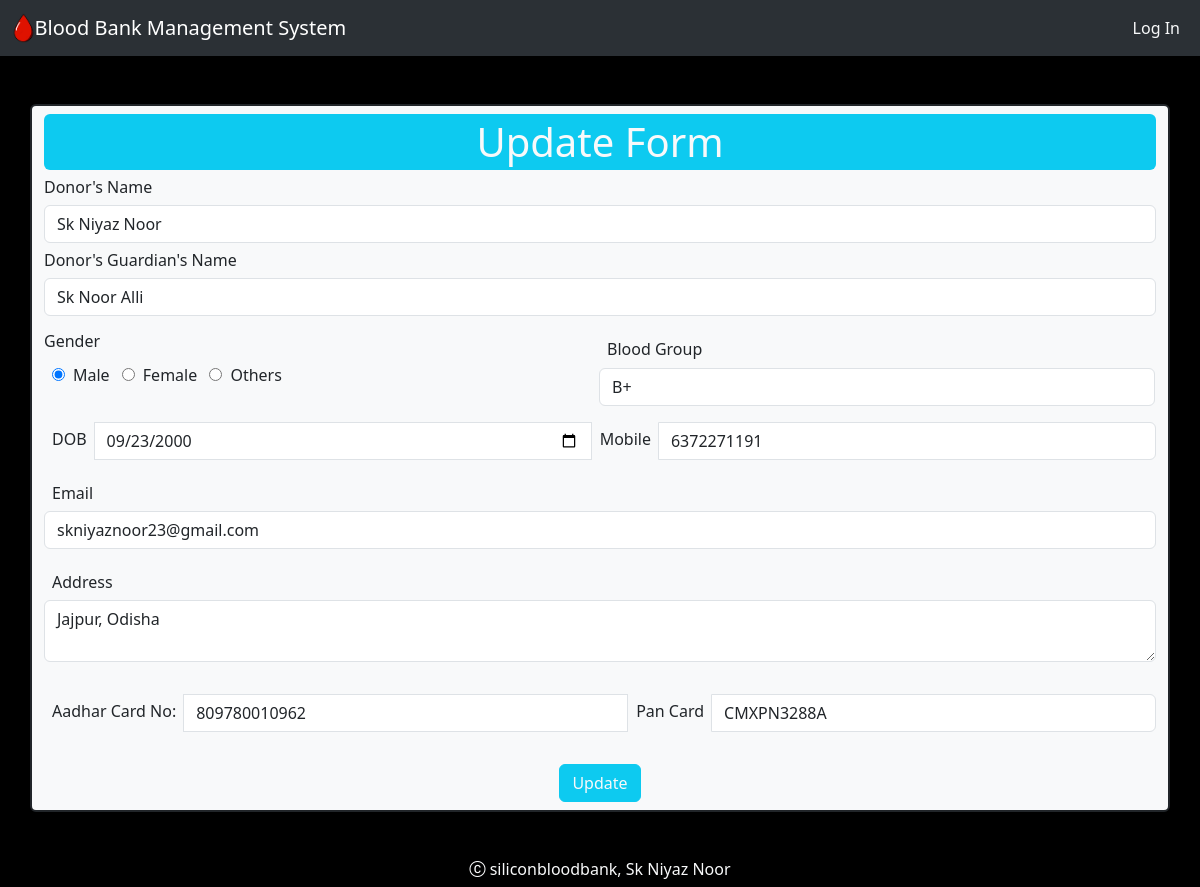
The page /DonorUpdate.php?id=16 on the database its author committed.
### tables this page shows
CREATE TABLE `bloodbankinformation` (
  `did` int(11) NOT NULL,
  `dname` varchar(255) NOT NULL,
  `dgname` varchar(255) NOT NULL,
  `gender` varchar(20) NOT NULL,
  `bloodgrp` varchar(20) NOT NULL,
  `dob` date NOT NULL,
  `mobile` bigint(20) NOT NULL,
  `email` varchar(50) NOT NULL,
  `address` varchar(255) NOT NULL,
  `aadhar` bigint(20) NOT NULL,
  `pan` varchar(20) NOT NULL
);

### DonorUpdate.php (the view, shortened to what this page needs)
<!DOCTYPE html>
<html lang="en">
  <head>
    <link
      href="https://cdn.jsdelivr.net/npm/bootstrap@5.3.2/dist/css/bootstrap.min.css"
      rel="stylesheet"
    />
    <link href="bootstrap.min.css" rel="stylesheet" />
    <link
      rel="stylesheet"
      href="https://cdn.jsdelivr.net/npm/bootstrap-icons@1.11.1/font/bootstrap-icons.css"
    />
  </head>
  <body>
    <?php
    include_once "Navbar.php";
    ?>
    <?php
        require_once "DataBaseConnect.php";
        $did=$_GET['id'];
        $qry = "SELECT * FROM bloodbankinformation WHERE did=$did";
        $res=$conn->query($qry);
        $bdt=$res->fetch_assoc();
    ?>
    <form
      class="container border border-2 border-dark mt-5 rounded-2 bg-body-tertiary"
      action="DonorUpdateData.php?id=<?php echo $bdt['did']; ?>"
      method="post"
    >
      <div class="bg-info rounded-2">
        <h1 class="text-center mt-2 text-light p-1">Update Form</h1>
      </div>
      <div>
        <h6>Donor's Name</h6>
        <input
          type="text"
          name="dname"
          placeholder="Enter Your Name"
          class="form-control"
          value="<?php echo $bdt['dname'] ?>"
        />
        <h6 class="mt-2">Donor's Guardian's Name</h6>
        <input
          type="text"
          name="dgname"
          placeholder="Enter Your Guardian's Name"
          class="form-control"
          value="<?php echo $bdt['dgname'] ?>"
        />
      </div>
      <div class="input-group pb-3 pt-3">
        <div class="w-50">
          <h6>Gender</h6>
          <input class="m-2" type="radio" name="gender" value="Male" <?php $bdt['gender']=="Male"? print "checked":"" ;?>/>Male
          <input class="m-2" type="radio" name="gender" value="Female" <?php $bdt['gender'] == "Female" ? print "checked" : "" ?>/>Female
          <input class="m-2" type="radio" name="gender" value="Others" <?php $bdt['gender'] == "Others" ? print "checked" : "" ?>/>Others
        </div>
        <div class="w-50">
        <h6 class="m-2">Blood Group</h6>
          <select class="form-control" name="bloodgrp">
            <option value="B+" <?php $bdt['bloodgrp'] === "B+"? print "selected" : ""; ?>>B+</option>
          </select>
        </div>
      </div>
      <div class="input-group pb-3">
        <h6 class="m-2">DOB</h6>
        <input class="form-control" type="date" name="dob" value="<?php echo $bdt['dob'] ?>"/>
        <h6 class="m-2">Mobile</h6>
        <input class="form-control" type="number" name="mobile" value="<?php echo $bdt['mobile'] ?>"/>
      </div>
      <div class="pb-3">
        <h6 class="m-2">Email</h6>
        <input
          name="email"
          class="form-control"
          type="email"
          placeholder="Enter Your Email"
          value="<?php echo $bdt['email'] ?>"
        />
      </div>
      <div class="pb-3">
        <h6 class="m-2">Address</h6>
        <textarea name="address" class="form-control" ><?php echo $bdt['address'] ?></textarea>
      </div>
      <div class="input-group pb-3 pt-3">
      <h6 class="m-2">Aadhar Card No:</h6>
        <input class="form-control" type="number" name="aadhar" value="<?php echo $bdt['aadhar'] ?>"/>
        <h6 class="m-2">Pan Card</h6>
        <input class="form-control" type="text" name="pancard" value="<?php echo $bdt['pan'] ?>"/>
      </div>
      <div class="container text-center mt-3 mb-2">
        <input type="submit" name="updatedetails" class="btn btn-info text-light" value="Update" />
      </div>
    </form>
    <?php
    include_once "Footer.php";
    ?>
  </body>
</html>

### rows shown on the page
bloodbankinformation: dname "Sk Niyaz Noor", dgname "Sk Noor Alli", dob "09/23/2000", mobile "6372271191", email "skniyaznoor23@gmail.com", address "Jajpur, Odisha", aadhar "809780010962", pancard "CMXPN3288A"
